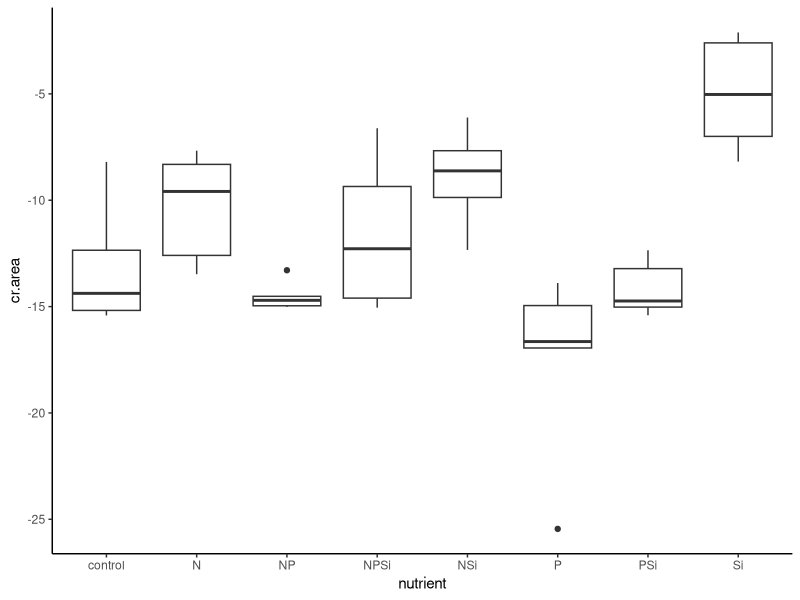
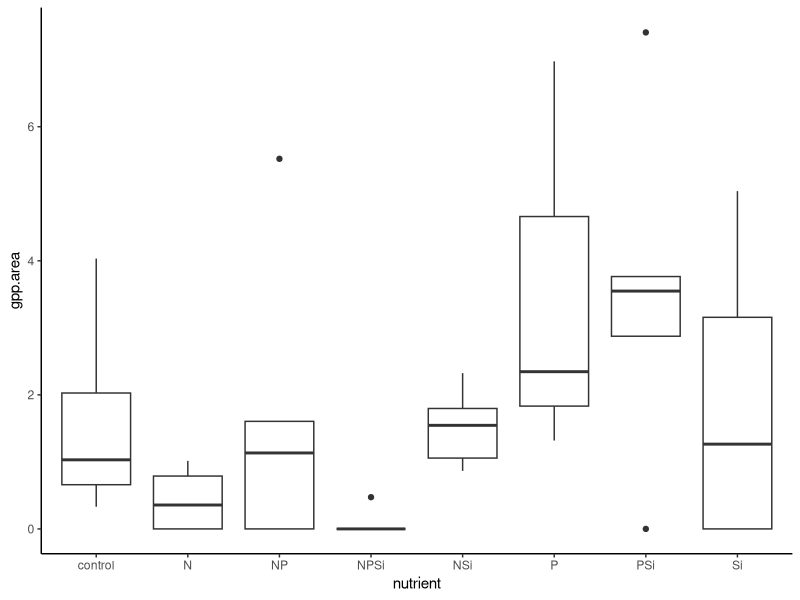
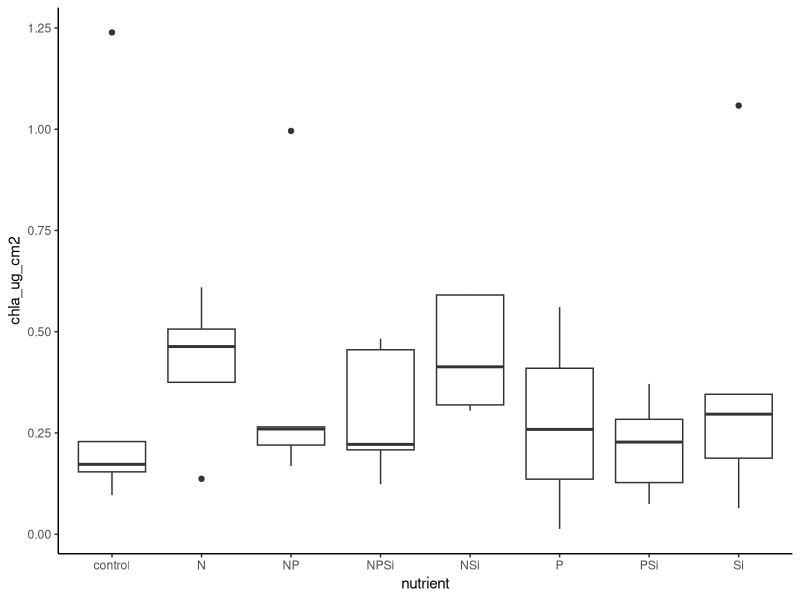

Reproduce these figures in R, in order. (Note: this script raises an error after producing the figures.)
#Author:  Clay Arango
#Creation date: 10-Feb-19
#Script to analyze NDS data from Summer 2018 NDS work with S. Roley and A. Alexiades

#packages
install.packages("nlme")
install.packages("nortest")
install.packages("plyr")
install.packages("dplyr")
install.packages("multcomp")
install.packages("MASS")
install.packages("ggplot2")
library(nlme)
library(nortest)
library(plyr)
library(dplyr)
library(multcomp)
library(MASS)
library(ggplot2)

#Load data
mab_summer <- read.table(file="mab_summer.csv", header=T, sep=",")

#set variable
d = mab_summer

#evaluate data to make sure factors are correct
names(d)

unique(d$nutrient) #control, N, NP, NPSi, NSi, P, PSi, Si
unique(d$N) #should be 0 and 1
unique(d$P) #should be 0 and 1
unique(d$Si) #should be 0 and 1
unique(d$top) #should be "sponge" and "glass"
#if need to change, use recode function below. 
d$top<-recode(d$top, "cellulose" ="sponge")
str(d)

#convert N and P vand Si alues (0 or 1 for absence or presence) to factors
d$N<-as.factor(d$N)
d$P<-as.factor(d$P)
d$Si<-as.factor(d$Si)
str(d)

#subset data into gpp and cr response
d.cr = subset(d, top=="sponge", data=d)
d.gpp = subset(d, top=="glass", data=d)

#check for outliers and check data entry before calculating CR-NRR
ggplot(d.cr, aes(x=nutrient, y=cr.area)) + geom_boxplot() + theme_classic()
#P5 is an outlier

#calculate nrr for cr
x<-ddply(d.cr, "nutrient", summarise, ave_cr = mean(cr.area, na.rm=T)) 
x
d.cr$cr.nrr = d.cr$cr.area/-13.104819 #divide by control ave_cr

#check for outliers and check data entry before calculating GPP- and chla-NRR
ggplot(d.gpp, aes(x=nutrient, y=gpp.area)) + geom_boxplot() + theme_classic()
#K1, N+P+Si group is bimodal, P+Si group is widely but evenly spread
ggplot(d.gpp, aes(x=nutrient, y=chla_ug_cm2)) + geom_boxplot() + theme_classic()
#Q4, K1, S4, N group is evenly spread out

#calculate nrr for gpp and chla
x<- ddply(d.gpp, "nutrient", summarise, ave_gpp = mean(gpp.area, na.rm=T), ave_chla = mean(chla, na.rm=T)) 
x
d.gpp$gpp.nrr = d.gpp$gpp.area/1.61646980 #divide by control ave_gpp
d.gpp$chla.nrr = d.gpp$chla/0.3782043 #divide by control ave_chla
#use to exclude outliers
#x1<- ddply(subset(d.gpp, !(nds.id=="F6")), "nutrient", summarise, ave_chla = mean(chla_ug_cm2, na.rm=T)) 
#x1
#d.gpp$chla.nrr_1<-d.gpp$chla_ug_cm2/2.700340

#combine into one file and export
d.cr$chla.nrr<-NA
#d.cr$chla.nrr_1<-NA#for excluded outliers
d.cr$gpp.nrr<-NA
d.gpp$cr.nrr<-NA
d.nrr<-rbind(d.cr, d.gpp)
d.nrr$site.date<-"mab_summer"
d.nrr$gpp.es<-log(d.nrr$gpp.nrr)
d.nrr$cr.es<-log(d.nrr$cr.nrr)
d.nrr$chla.es<-log(d.nrr$chla.nrr)

write.table(d.nrr, "mab_summer_nrr.csv",  sep=",", quote=F, row.names =F)

###############
#plots of NRR
##############
ggplot(data=subset(d.cr, !(nutrient=="control")), aes(x=nutrient, y=cr.nrr))+geom_boxplot()+theme_bw()+
  ylab("CR NRR")+geom_abline(slope = 0, intercept = 1)+
  theme(axis.title.x=element_blank(), panel.grid.minor=element_blank(), panel.grid.major=element_blank())
#P limitation, Si inhibition?

ggplot(data=subset(d.nrr, (top=="sponge")), aes(x=nutrient, y=cr.es))+geom_boxplot()+theme_bw()+
  ylab("CR Effect Size")+geom_hline(yintercept = 0.7, lty="dashed")+ geom_hline(yintercept = -0.7, lty="dashed")+
  geom_hline(yintercept = 1.385)+
  theme(axis.title.x=element_blank(), panel.grid.minor=element_blank(), panel.grid.major=element_blank())
#nothing over 1.385, so no significance?

ggplot(data=subset(d.gpp, !(nutrient=="control")), aes(x=nutrient, y=gpp.nrr))+geom_boxplot()+theme_bw()+
  ylab("GPP NRR")+geom_abline(slope = 0, intercept = 1)+
  theme(axis.title.x=element_blank(), panel.grid.minor=element_blank(), panel.grid.major=element_blank())
#possible P limitation

ggplot(data=subset(d.nrr, top =="glass"),aes(x=nutrient, y=gpp.es))+geom_boxplot()+theme_bw()+
  ylab("GPP Effect Size")+geom_hline(yintercept = 0.7, lty="dashed")+
  geom_hline(yintercept = -0.7, lty="dashed")+ geom_hline(yintercept = 1.385)+
  theme(axis.title.x=element_blank(), panel.grid.minor=element_blank(), panel.grid.major=element_blank())
#no limitation

ggplot(data=subset(d.gpp, !(nutrient=="control")), aes(x=nutrient, y=chla.nrr))+geom_boxplot()+theme_bw()+
  ylab("Chlorophyll-a NRR")+geom_abline(slope = 0, intercept = 1)+ 
  theme(axis.title.x=element_blank(), panel.grid.minor=element_blank(), panel.grid.major=element_blank())
#no limitation

ggplot(data=subset(d.nrr, (top=="glass")), aes(x=nutrient, y=chla.es))+geom_boxplot()+theme_bw()+
  ylab("Chla Effect Size")+ geom_hline(yintercept = 0.7, lty="dashed")+ geom_hline(yintercept = -0.7, lty="dashed")+    
  geom_hline(yintercept = 1.385)+
  theme(axis.title.x=element_blank(), panel.grid.minor=element_blank(), panel.grid.major=element_blank())
#P+Si inhibition?  nothing over 1.385 so no significance?

##########
#NRR Summary Files
#########

GPP_sum<-ddply(d.gpp, "nutrient", summarise, ave_nrr.gpp=mean(gpp.nrr, na.rm=T), sd_nrr.gpp=sd(gpp.nrr, na.rm=T), 
               se_nrr.gpp =(sd(gpp.nrr)/sqrt(sum(!is.na(gpp.nrr)))), 
               ci95_nrr.gpp = (1.96*(sd(gpp.nrr)/sqrt(sum(!is.na(gpp.nrr))))),
               ave_nrr.chla=mean(chla.nrr, na.rm=T), sd_nrr.chla=sd(chla.nrr, na.rm=T), 
               se_nrr.chla =(sd(chla.nrr)/sqrt(sum(!is.na(chla.nrr)))), 
               ci95_nrr.chla = (1.96*(sd(chla.nrr)/sqrt(sum(!is.na(chla.nrr))))))
CR_sum<-ddply(d.cr, "nutrient", summarise, ave_nrr.cr=mean(cr.nrr, na.rm=T), sd_nrr.cr=sd(cr.nrr, na.rm=T), 
              se_nrr.cr =(sd(cr.nrr)/sqrt(sum(!is.na(cr.nrr)))), 
              ci95_nrr.cr = (1.96*(sd(cr.nrr)/sqrt(sum(!is.na(cr.nrr))))))

#now combine into one and export
d.sum<-merge(GPP_sum, CR_sum, by="nutrient")
d.sum$site_date<-"mab_summer"
write.table(d.sum, "mab_summer_summ.csv",  sep=",", quote=F, row.names=F)

############################################################
#analyze RESPIRATION data
############################################################

M1<-gls(cr.area~N*P*Si, data=d.cr, na.action=na.omit)
E1<-residuals(M1)
qqnorm(E1)
qqline(E1)
ad.test(E1)
   #residuals are normally distributed p = 0.7291
hist(E1)  
plot(M1)

plot(filter(d.cr, !is.na(cr.area)) %>% dplyr::select(nutrient), 
     E1, xlab="nutrient", ylab="Residuals")
bartlett.test(cr.area~nutrient, data=d.cr)
   #variance test is OK p = 0.0853

anova(M1)


##########################################################
#do multiple 2 way ANOVAs to improve our ability to interpret
##########################################################
#N and P
xx = na.omit(subset(d.cr, select = c(N,P,cr.area)))
interaction.plot(xx$N, xx$P, xx$cr.area*-1)

#N and Si
xx = na.omit(subset(d.cr, select = c(N,Si,cr.area)))
interaction.plot(xx$N, xx$Si, xx$cr.area*-1)

#P and Si
xx = na.omit(subset(d.cr, select = c(P,Si,cr.area)))
interaction.plot(xx$P, xx$Si, xx$cr.area*-1)
##########################################################
##########################################################
  
x <- group_by(d.cr, nutrient) %>%  # Grouping function causes subsequent functions to aggregate by season and reach
  summarize(cr.mean = abs(mean(cr.area, na.rm = TRUE)), # na.rm = TRUE to remove missing values
            cr.sd=abs(sd(cr.area, na.rm = TRUE)),  # na.rm = TRUE to remove missing values
            n = sum(!is.na(cr.area)), # of observations, excluding NAs. 
            cr.se=cr.sd/sqrt(n))

ggplot(data=x, aes(x=nutrient, y=cr.mean)) + 
  geom_bar(stat="identity", position=position_dodge(), color = "black") + 
  geom_errorbar(aes(ymin=cr.mean, ymax=cr.mean+cr.se), width=0.2, 
                position=position_dodge(0.9)) + 
  xlab("Nutrient") +
  ylab(expression(Respiration~(ug~O[2]~m^{-2}~h^{-1}))) +
  ylim(0,20) +
  labs(fill="Light") +
  theme_bw() +
  theme(panel.grid.major=element_blank(),
        panel.grid.minor=element_blank(),
        legend.title=element_text(size=6),
        legend.key=element_blank(), 
        legend.position=c(0.5,0.95), 
        legend.text=element_text(size=8), 
        legend.background=element_blank(), 
        legend.direction="horizontal", 
        legend.key.size=unit(0.3, "cm"), 
        axis.title.y=element_text(size=8), 
        axis.title.x=element_text(size=8), 
        axis.text.x=element_text(size=8))

#ggsave('output/figures/Ring_fall.tiff',
#       units="in",
#       width=3.25,
#       height=3.25,
#       dpi=1200,
#       compression="lzw")

#summarize nrr
x <- group_by(d.cr, nutrient) %>%  # Grouping function causes subsequent functions to aggregate by season and reach
  summarize(cr.mean = abs(mean(cr.nrr, na.rm = TRUE)), # na.rm = TRUE to remove missing values
            cr.sd=abs(sd(cr.nrr, na.rm = TRUE)),  # na.rm = TRUE to remove missing values
            n = sum(!is.na(cr.nrr)), # of observations, excluding NAs. 
            cr.se=cr.sd/sqrt(n))

############################################################
#analyze the PRODUCTION data
############################################################

M1<-gls(gpp.area~N*P*Si, data=d.gpp, na.action=na.omit) 
E1<-residuals(M1)
qqnorm(E1)
qqline(E1)
ad.test(E1)
   #residuals are not normal p = 0.001 

hist(E1, xlab="residuals", main="")
plot(M1)

plot(filter(d.gpp, !is.na(gpp.area)) %>% dplyr::select(nutrient), 
     E1, xlab="nutrient", ylab="Residuals")
bartlett.test(gpp.area~nutrient, data=d.gpp)
   #variance not good 0.0007

#try log normalizing
d.gpp$l.gpp = log10(d.gpp$gpp.area+1)

M2<-gls(l.gpp~N*P*Si, data=d.gpp, na.action=na.omit) 
E2<-residuals(M2)
qqnorm(E2)
qqline(E2)
ad.test(E2)
#residuals are normal p = 0.74 

hist(E2, xlab="residuals", main="")
plot(M2)

plot(filter(d.gpp, !is.na(gpp.area)) %>% dplyr::select(nutrient), 
     E1, xlab="nutrient", ylab="Residuals")
bartlett.test(l.gpp~nutrient, data=d.gpp)
#variance good 0.07

anova(M2)
  
x <- group_by(d.gpp, nutrient) %>%  # Grouping function causes subsequent functions to aggregate by season and reach
  summarize(gpp.mean = abs(mean(gpp.area, na.rm = TRUE)), # na.rm = TRUE to remove missing values
            gpp.sd=abs(sd(gpp.area, na.rm = TRUE)),  # na.rm = TRUE to remove missing values
            n = sum(!is.na(gpp.area)), # of observations, excluding NAs. 
            gpp.se=gpp.sd/sqrt(n))

ggplot(data=x, aes(x=nutrient, y=gpp.mean)) + 
  geom_bar(stat="identity", position=position_dodge(), color = "black") + 
  geom_errorbar(aes(ymin=gpp.mean, ymax=gpp.mean+gpp.se), width=0.2, 
                position=position_dodge(0.9)) + 
  xlab("Nutrient") +
  ylab(expression(Production~(ug~O[2]~m^{-2}~h^{-1}))) +
  labs(fill="Light") +
  theme_bw() +
  theme(panel.grid.major=element_blank(),
        panel.grid.minor=element_blank(), 
        legend.title=element_text(size=6), 
        legend.key=element_blank(),  
        legend.position=c(0.5,0.95),  
        legend.text=element_text(size=8),  
        legend.background=element_blank(),  
        legend.direction="horizontal",  
        legend.key.size=unit(0.3, "cm"),  
        axis.title.y=element_text(size=8),  
        axis.title.x=element_text(size=8),  
        axis.text.x=element_text(size=8))

#ggsave('output/figures/gppByNutrient.tiff',
#       units="in",
#       width=3.25,
#       height=3.25,
#       dpi=1200,
#       compression="lzw")

#summarize nrr
x <- group_by(d.gpp, nutrient) %>%  # Grouping function causes subsequent functions to aggregate by season and reach
  summarize(gpp.mean = abs(mean(gpp.nrr, na.rm = TRUE)), # na.rm = TRUE to remove missing values
            gpp.sd=abs(sd(gpp.nrr, na.rm = TRUE)),  # na.rm = TRUE to remove missing values
            n = sum(!is.na(gpp.nrr)), # of observations, excluding NAs. 
            gpp.se=gpp.sd/sqrt(n))

############################################################
#analyze the CHL-A biomass on disks

M1<-gls(chla~N*P*Si, data=d.gpp, na.action=na.omit)
E1<-residuals(M1)
qqnorm(E1)
qqline(E1)
ad.test(E1)
  #residuals look bad (p=0.0001)
hist(E1)
plot(M1)

bartlett.test(chla~nutrient, data=d.gpp)
  #Variance p = 0.10)

#try log transformation
d.gpp$l.chla = log10(d.gpp$chla+1)

M1<-gls(l.chla~N*P*Si, data=d.gpp, na.action=na.omit)
E1<-residuals(M1)
qqnorm(E1)
qqline(E1)
ad.test(E1)
  #residuals look bad (p=0.0032)
hist(E1)
plot(M1)

bartlett.test(l.chla~nutrient, data=d.gpp)
  #variance is OK p = 0.29

#try cube root transformation

d.gpp$cube.chla.area = (d.gpp$chla)^(1/3)

M3<-gls(cube.chla.area~N*P*Si, data=d.gpp, na.action=na.omit)
E3<-residuals(M3)
qqnorm(E3)
qqline(E3)
ad.test(E3)
#residuals are normally distributed p = 0.2258
hist(E3)  
plot(M3)

bartlett.test(cube.chla.area~nutrient, data=d.gpp)
#variance test p = 0.37

#try sqr root
d.gpp$sqr.chla.area = (d.gpp$chla)^(1/2)

M4<-gls(sqr.chla.area~N*P*Si, data=d.gpp, na.action=na.omit)
E4<-residuals(M4)
qqnorm(E4)
qqline(E4)
ad.test(E4)
#residuals are normally distributed p = 0.05977
hist(E4)  
plot(M4)

bartlett.test(sqr.chla.area~nutrient, data=d.gpp)
#variance test p = 0.3701

anova(M4)
##########################################################
#do multiple 2 way ANOVAs to improve our ability to interpret
##########################################################
#N and P
M1<-gls(cr.area~N*P, data=d.cr, na.action=na.omit)
E1<-residuals(M1)
qqnorm(E1)
qqline(E1)
ad.test(E1)
#residuals are normally distributed, p=0.8839
hist(E1)  
plot(M1)

bartlett.test(cr.area~nutrient, data=d.cr)
#variance test OK

anova(M1) #interpretation, N and P limitation separately
#remove NA for plotting
xx = na.omit(subset(d.gpp, select = c(N,P,chla_ug_cm2)))
interaction.plot(xx$N, xx$P, xx$chla_ug_cm2)

#N and Si
M1<-gls(cr.area~N*Si, data=d.cr, na.action=na.omit)
E1<-residuals(M1)
qqnorm(E1)
qqline(E1)
ad.test(E1)
#residuals are normally distributed, p=0.8783
hist(E1)  
plot(M1)

bartlett.test(cr.area~nutrient, data=d.cr)
#variance test OK

anova(M1) #interpretation, N and Si limitation separately
#remove NA for plotting
xx = na.omit(subset(d.gpp, select = c(N,Si,chla_ug_cm2)))
interaction.plot(xx$N, xx$Si, xx$chla_ug_cm2)

interaction.plot(d.cr$N, d.cr$Si, d.cr$cr.area)

#P and Si
M1<-gls(cr.area~P*Si, data=d.cr, na.action=na.omit)
E1<-residuals(M1)
qqnorm(E1)
qqline(E1)
ad.test(E1)
#residuals are normally distributed, p=0.09356
hist(E1)  
plot(M1)

bartlett.test(cr.area~nutrient, data=d.cr)
#variance test OK

anova(M1) #P + Si colimitation (presence of Si and absence of P = no response)
#remove NA for plotting
xx = na.omit(subset(d.gpp, select = c(P,Si,chla_ug_cm2)))
interaction.plot(xx$P, xx$Si, xx$chla_ug_cm2)
